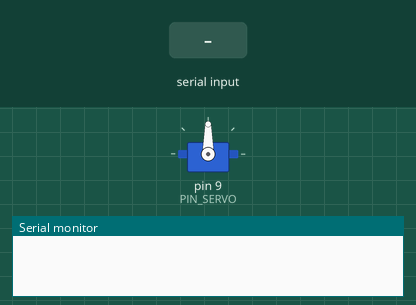
A sketch run on a simulated Arduino Uno, built with avr-gcc and run on an emulated ATmega328P. On the bench: servo, the last lines printed to the serial monitor. Inputs (shaded band) come from the test bench.

Above: at 1.2 s.
1.3 s: "90,45\n" received over Serial
At 2.0 s:
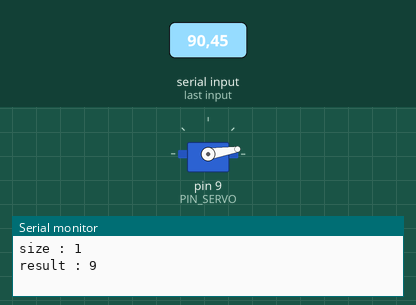
2.8 s: "30,150\n" received over Serial
At 3.3 s:
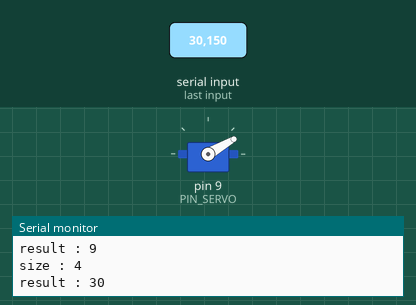
4.3 s: "200\n" received over Serial
At 4.7 s:
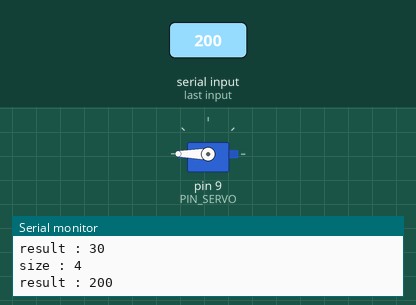
5.8 s: "90\n" received over Serial
At 7.1 s:
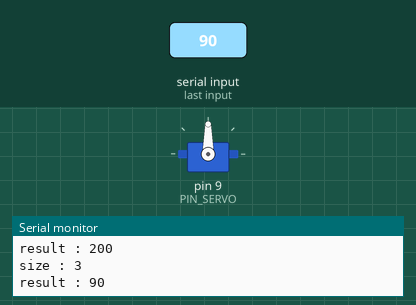
Timing chart, 0 to 8.3 s (numbered marks = the images above; inputs shaded):
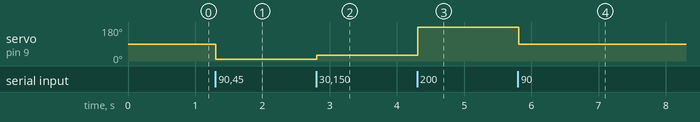

The sketch:

RC_Mini4WD_ServoAdjuster.ino
```cpp
/******************************************
 *
 * ステアリング作動範囲調整用スケッチ
 *
 * 使用サーボ：Mini-S RB50
 * 動作可能範囲：±70度程度（0～170）
 *
 * サーボモータ調整用I/F：シリアル通信
 *
 ******************************************/

#include <Servo.h>

/* ピン番号 */
#define PIN_SERVO (9)
#define PIN_MOTOR1 (5)
#define PIN_MOTOR2 (6)
// */

/* サーボモータ制御用変数 */
Servo steerServo;
int initPosition;
// */

/* シリアル通信用変数 */
char input[4];
int count = 0;
// */

void setup() {
  steerServo.attach(PIN_SERVO);

  Serial.begin(9600);

  initPosition = 70;
}

void loop() {
  int len = Serial.available();
  if (len > 0) {
    Serial.print("size : ");
    Serial.print(len, DEC);
    Serial.print("\n");

    int val = getValue(len);

    if (val > 0) {
      steerServo.write(val);
    }

    Serial.end();
    delay(20);
    Serial.begin(9600);
  }

  delay(20);
}

int getValue(int len) {
  int res = 0;

  if (len > 4) {
    Serial.println("size error.");
    return 0;
  }

  for (int i = 0; i < len; i++) {
    input[i] = Serial.read();
  }
  res = atoi(input);
  Serial.print("result : ");
  Serial.print(res, DEC);
  Serial.println("");

  return res;
}
```

Measured:
- after the input at 1.3 s, servo on pin 9 (PIN_SERVO): 90° → 9° at once
- after the input at 2.8 s, servo on pin 9 (PIN_SERVO): 9° → 30° at once
- after the input at 4.3 s, servo on pin 9 (PIN_SERVO): 30° → 180° at once
- after the input at 5.8 s, servo on pin 9 (PIN_SERVO): 180° → 90° at once
